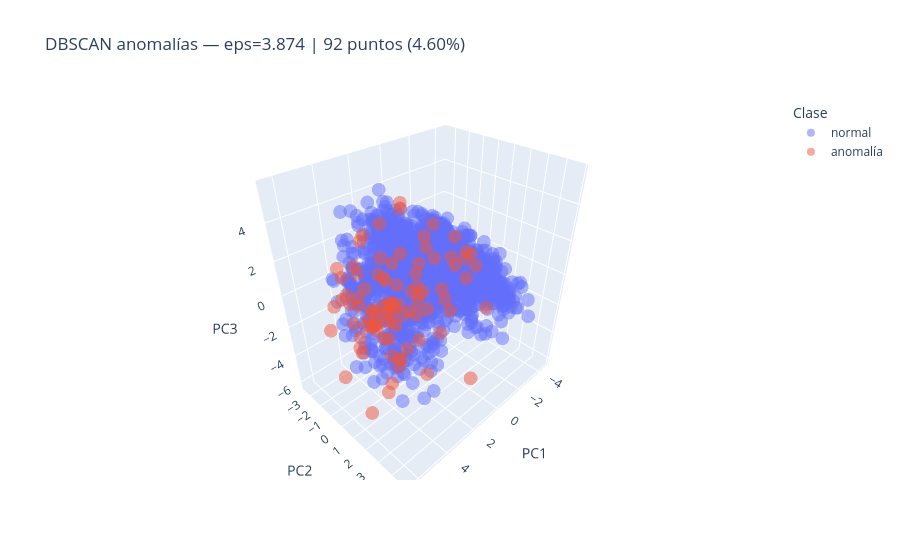

Notebook source saved alongside this figure:
### Code cell
from sklearn.cluster import DBSCAN
from sklearn.neighbors import NearestNeighbors

TARGET_NOISE_FRAC = 0.05
MIN_SAMPLES = 10

nn = NearestNeighbors(n_neighbors=MIN_SAMPLES, metric="euclidean")
nn.fit(X_pca)
k_dist = np.sort(nn.kneighbors(X_pca)[0][:, -1])
eps_grid = np.unique(
    np.round(np.percentile(k_dist, [70, 75, 80, 85, 88, 90, 92, 94, 95, 96, 97, 98]), 3)
)

tune_rows = []
for eps in eps_grid:
    labels = DBSCAN(eps=eps, min_samples=MIN_SAMPLES, metric="euclidean").fit_predict(X_pca)
    n_anom = int((labels == -1).sum())
    noise_frac = n_anom / len(labels)
    n_clusters = len(set(labels)) - (1 if -1 in labels else 0)
    tune_rows.append({
        "eps": eps,
        "n_anomalias": n_anom,
        "noise_frac": noise_frac,
        "n_clusters_densos": n_clusters,
        "dist_to_target": abs(noise_frac - TARGET_NOISE_FRAC),
    })

df_dbscan_tune = pd.DataFrame(tune_rows).sort_values("dist_to_target")
display(df_dbscan_tune.head())

best_eps = float(df_dbscan_tune.iloc[0]["eps"])
print(f"Mejor EPS para anomalías (~{TARGET_NOISE_FRAC:.0%} ruido): {best_eps}")

dbscan_anom_labels = DBSCAN(eps=best_eps, min_samples=MIN_SAMPLES, metric="euclidean").fit_predict(X_pca)
is_anomaly = dbscan_anom_labels == -1

point_class = np.where(is_anomaly, "anomalía", "normal")
fig_anom_3d = px.scatter_3d(
    x=X_pca[:, 0], y=X_pca[:, 1], z=X_pca[:, 2], color=point_class,
    labels={"x": "PC1", "y": "PC2", "z": "PC3", "color": "Clase"},
    opacity=0.5, color_discrete_map={"normal": "#636efa", "anomalía": "#ef553b"},
    title=f"DBSCAN anomalías — eps={best_eps} | {is_anomaly.sum():,} puntos ({is_anomaly.mean():.2%})",
)
fig_anom_3d.show()

### Figure 1 — Plotly figure (JSON) as saved in the notebook; plotly's stock layout.template omitted (floating-point values rounded to 4 significant figures; data arrays with more than 128 entries replaced by an {"elided": "..."} marker saying what was removed)
{"data": [{"hovertemplate": "Clase=normal<br>PC1=%{x}<br>PC2=%{y}<br>PC3=%{z}<extra></extra>", "legendgroup": "normal", "marker": {"color": "#636efa", "opacity": 0.5, "symbol": "circle"}, "mode": "markers", "name": "normal", "scene": "scene", "showlegend": true, "type": "scatter3d", "x": {"elided": "1908 float values"}, "y": {"elided": "1908 float values"}, "z": {"elided": "1908 float values"}}, {"hovertemplate": "Clase=anomalía<br>PC1=%{x}<br>PC2=%{y}<br>PC3=%{z}<extra></extra>", "legendgroup": "anomalía", "marker": {"color": "#ef553b", "opacity": 0.5, "symbol": "circle"}, "mode": "markers", "name": "anomalía", "scene": "scene", "showlegend": true, "type": "scatter3d", "x": [5.386, 0.2338, -1.137, 4.134, 2.219, 4.362, 2.701, 3.423, 2.678, -1.106, -1.865, -0.9453, 2.234, 3.746, 3.513, -1.155, 3.909, 2.191, 4.297, 4.761, 2.578, 3.966, 0.7897, -1.679, 3.412, 3.266, 3.212, 3.983, 3.935, 2.944, 0.2316, 4.336, 2.893, 1.977, -0.8053, -3.304, 3.67, 2.609, 4.858, 1.559, 3.568, 2.955, 1.767, 2.768, 4.685, -1.07, -0.7633, -1.334, 4.005, 5.382, -0.9453, 4.305, 6.418, 3.364, 5.364, 2.119, 4.548, 1.048, 2.693, 5.345, 3.914, 5.562, 3.599, 4.425, 4.449, 0.9769, 4.073, 1.897, 3.381, 5.796, 1.82, 3.876, 3.499, 4.543, 2.842, 3.77, 4.751, 2.429, 3.248, 3.361, 3.726, 2.344, 1.088, -1.658, 3.846, 4.467, 3.653, 3.793, 4.278, 2.175, 3.423, 0.1935], "y": [2.431, 1.137, 0.2593, 1.285, -0.3515, -0.9068, -0.8014, 1.497, -0.4459, 1.971, -1.727, 1.367, 1.228, 0.9881, -0.05481, -1.823, -3.021, 3.256, 1.062, 2.507, -2.433, -2.611, -0.4799, -1.657, -0.742, 0.04666, 3.638, 0.1012, -0.2756, 1.356, 2.48, -0.6684, -0.9667, 0.8814, 1.537, -1.459, 3.253, -2.644, 0.4805, -0.6501, 0.7503, -2.877, -2.027, 1.325, -0.8601, 1.63, 0.8759, -1.86, 1.386, -0.5774, -2.076, -1.015, -0.1735, 1.012, -1.276, -2.866, 0.8051, 0.6315, 1.667, -1.415, 0.727, 0.359, -0.6281, 2.761, 0.2482, -2.153, 1.591, 2.457, 2.445, 1.486, 1.118, 0.6852, -0.7654, 1.782, 0.322, 1.791, -0.4702, -2.873, -2.472, 1.026, 1.191, -2.856, 3.868, 2.451, -2.548, -0.5961, 0.7166, 0.6791, 1.346, 1.017, -0.01297, -2.352], "z": [-3.09, -1.007, 0.6145, 0.3747, 0.1239, -3.455, 0.5678, 5.598, -0.9935, 0.8236, -0.6235, 1.091, 0.3913, -0.6173, -2.43, 1.039, 0.6676, 0.4788, 0.686, -1.806, 2.304, 0.3327, -2.643, 1.67, -2.374, 1.1, -0.01127, -0.3306, -1.433, -0.2013, 0.9627, 1.654, 0.7953, 0.5104, 1.611, 0.3361, -2.527, 1.897, -0.4715, 4.024, 0.206, -2.135, 2.802, 0.8553, -1.238, 1.401, 0.5314, 0.2614, 0.8366, 0.7426, -0.7455, -2.474, -0.2511, -3.346, -4.814, -2.886, -0.3902, -1.5, 0.4031, -0.136, -0.2248, 1.09, -0.9874, -0.7468, -0.9522, 0.08928, -0.2911, 1.129, -1.065, -5.015, 0.2628, -0.6219, -1.994, -1.779, -4.076, 0.2635, -2.58, -1.253, 0.776, 0.2575, 0.2927, -3.445, -4.261, -1.891, -0.7872, 0.3927, 0.3383, -1.881, -4.14, 1.434, 2.376, 0.2887]}], "layout": {"legend": {"title": {"text": "Clase"}, "tracegroupgap": 0}, "scene": {"domain": {"x": [0, 1], "y": [0, 1]}, "xaxis": {"title": {"text": "PC1"}}, "yaxis": {"title": {"text": "PC2"}}, "zaxis": {"title": {"text": "PC3"}}}, "title": {"text": "DBSCAN anomalías — eps=3.874 | 92 puntos (4.60%)"}}}
